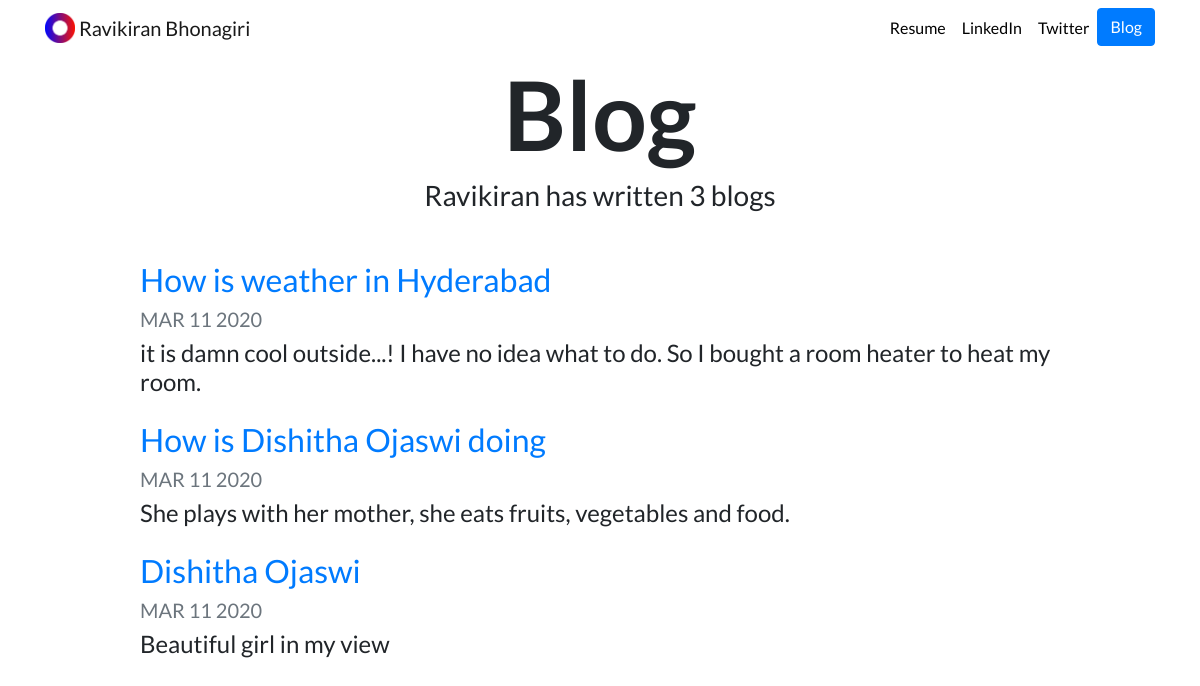
Screenshot of /blog/ with the database file from the repository.
### blog/models.py (models this page shows, shortened)
class Blog(models.Model):
    title = models.CharField(max_length=200)
    description = models.TextField(max_length=500)
    date = models.DateField()

### blog/views.py (the view)
# urls.py: path('', views.all_blog, name='all_blog'),
def all_blog(request):
    blogs = Blog.objects.order_by('-date')
    return render(request, "blog/all_blog.html", {"blogs":blogs} )

### blog/templates/blog/all_blog.html
{% extends "portfolio/base.html" %}
{% load static %}
{% block content %}
<h1 id="blogtitle" class="font-weight-bold text-center">Blog</h1>
<h3 class="text-center mb-5">Ravikiran has written {{ blogs.count }} blog{{ blogs.count|pluralize }}</h3>
{% for blog in blogs %}
<div class="row justify-content-center my-3">
  <div class="col-md-10">
    <a href="{% url 'blog:detail' blog.id %}">
      <h2>{{ blog.title }}</h2>
    </a>
    <h5 class="text-muted">{{ blog.date|date:'M d Y'|upper }}</h5>
    <h4>{{ blog.description|striptags|truncatechars:100 }}</h4>
  </div>
</div>
{% endfor %}
{% endblock %}

### portfolio/static/portfolio/custom.css (style rules this page uses)
body { font-family: 'Lato', sans-serif; }
#blogtitle { font-size: 6rem; }

### rows the page displays
Blog: title "How is weather in Hyderabad", date "MAR 11 2020", description "it is damn cool outside...! I have no idea what to do. So I bought a room heater to heat my room."
Blog: title "How is Dishitha Ojaswi doing", date "MAR 11 2020", description "She plays with her mother, she eats fruits, vegetables and food."
Blog: title "Dishitha Ojaswi", date "MAR 11 2020", description "Beautiful girl in my view"

### other values shown
{{ blogs.count }} "3"
